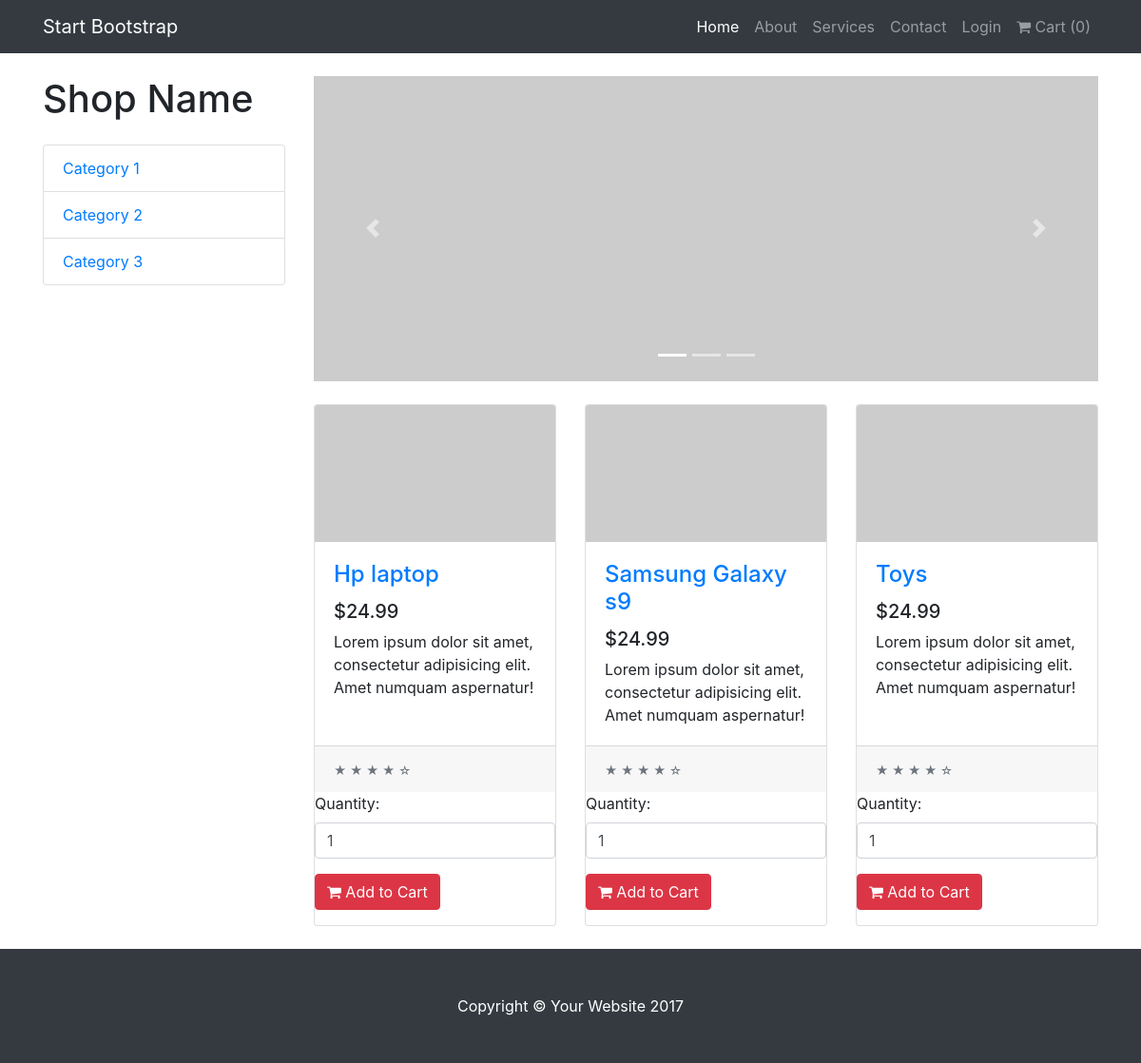
Before: / with the older database file.
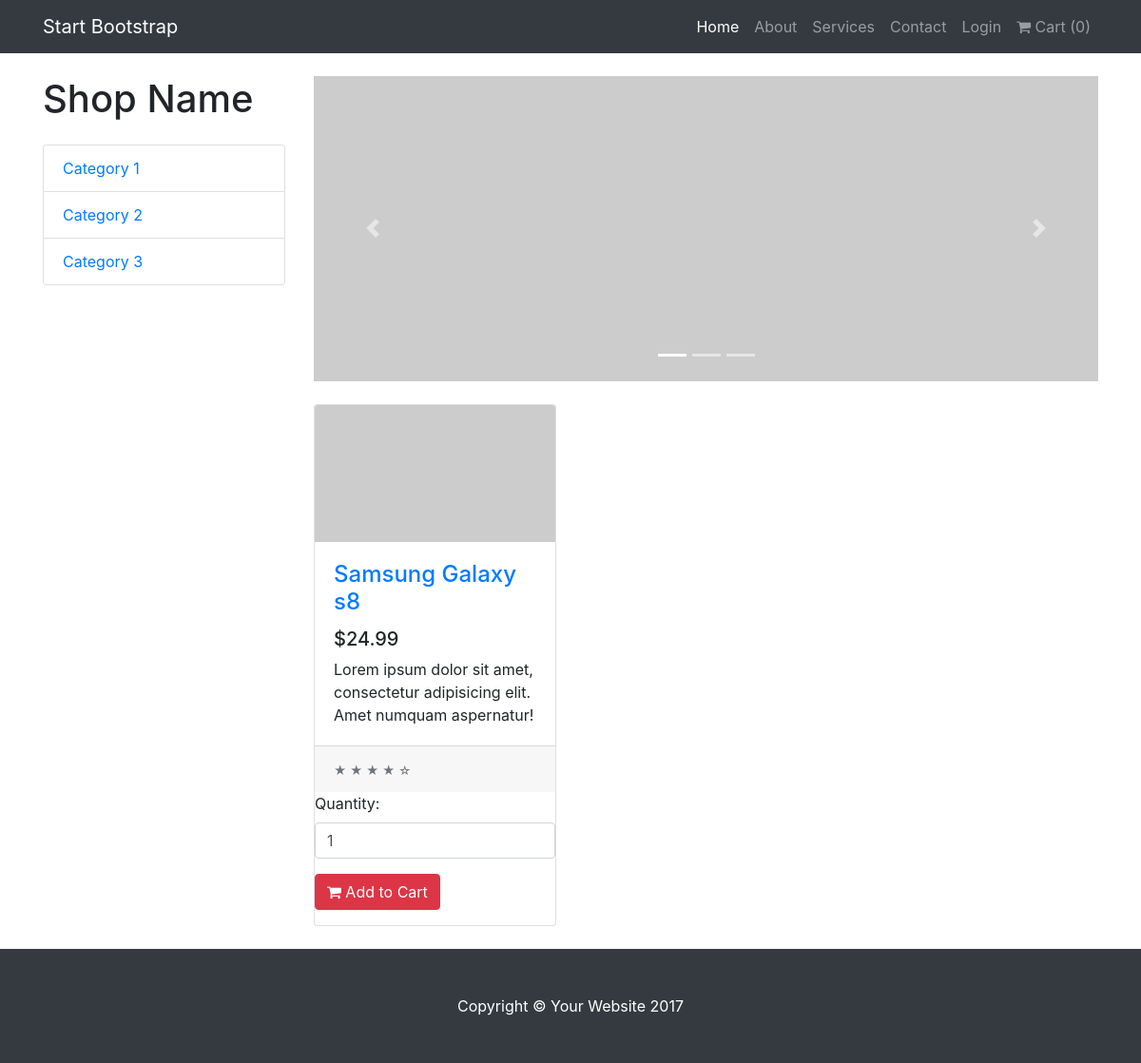
After: the same page with the newer database file.
### tables this page shows
CREATE TABLE `products` (
  `product_id` int(11) NOT NULL,
  `product_name` varchar(50) NOT NULL,
  `product_price` decimal(10,2) NOT NULL,
  `product_image` varchar(250) NOT NULL,
  `product_details` varchar(500) NOT NULL,
  `product_category` int(11) NOT NULL,
  `product_stock_in` int(11) NOT NULL,
  `product_status` tinyint(1) NOT NULL,
  `created_at` timestamp NOT NULL DEFAULT CURRENT_TIMESTAMP,
  `updated_at` timestamp NOT NULL DEFAULT CURRENT_TIMESTAMP
);

### index.php (the view, shortened to what this page needs)
<?php
require('backend/pages/connect.php');
?>
<!DOCTYPE html>
<html lang="en">
  <head>
    <link href="vendor/bootstrap/css/bootstrap.min.css" rel="stylesheet">
    <link href="css/shop-homepage.css" rel="stylesheet">
    <link href="https://maxcdn.bootstrapcdn.com/font-awesome/4.7.0/css/font-awesome.min.css" rel="stylesheet">
  </head>
  <body>
    <?php include('navbar.php'); ?>
    <div class="container">
      <div class="row">
        <div class="col-lg-3">
          <h1 class="my-4">Shop Name</h1>
          <div class="list-group">
            <a href="#" class="list-group-item">Category 1</a>
            <a href="#" class="list-group-item">Category 2</a>
            <a href="#" class="list-group-item">Category 3</a>
          </div>
        </div>
        <div class="col-lg-9">
          <div id="carouselExampleIndicators" class="carousel slide my-4" data-ride="carousel">
            <ol class="carousel-indicators">
              <li data-target="#carouselExampleIndicators" data-slide-to="0" class="active"></li>
              <li data-target="#carouselExampleIndicators" data-slide-to="1"></li>
              <li data-target="#carouselExampleIndicators" data-slide-to="2"></li>
            </ol>
            <div class="carousel-inner" role="listbox">
              <div class="carousel-item active">
                <img class="d-block img-fluid" src="http://placehold.it/900x350" alt="First slide">
              </div>
            </div>
            <a class="carousel-control-prev" href="#carouselExampleIndicators" role="button" data-slide="prev">
              <span class="carousel-control-prev-icon" aria-hidden="true"></span>
            </a>
            <a class="carousel-control-next" href="#carouselExampleIndicators" role="button" data-slide="next">
              <span class="carousel-control-next-icon" aria-hidden="true"></span>
            </a>
          </div>
          <div class="row">
            <?php
                                $sql = "SELECT products.*, categories.category_name FROM `products` INNER JOIN categories ON products.product_category = categories.catid ORDER BY products.product_name";
                                $res = mysqli_query($con, $sql);
                                $nums = mysqli_num_rows($res);
                                if($nums >0)
                                {
                                        while ($row = mysqli_fetch_assoc($res)) {
                                    ?>
                                         <div class="col-lg-4 col-md-6 mb-4">
                                          <div class="card h-100">
                                            <a href="#"><img class="card-img-top" src="http://placehold.it/700x400" alt=""></a>
                                            <div class="card-body">
                                              <h4 class="card-title">
                                                <a href="#"><?php echo $row['product_name']; ?></a>
                                              </h4>
                                              <h5>$24.99</h5>
                                              <p class="card-text">Lorem ipsum dolor sit amet, consectetur adipisicing elit. Amet numquam aspernatur!</p>
                                            </div>
                                            <div class="card-footer">
                                              <small class="text-muted">&#9733; &#9733; &#9733; &#9733; &#9734;</small>
                                            </div>
                                            <form>
                                                <div class="form-group">
                                                  <label>Quantity:</label>
                                                  <input type="number" value="1" class="form-control quantity" />
                                                </div>
                                                <div class="form-group">
                                                  <button class="btn btn-danger add-to-cart"><i class="fa fa-shopping-cart"></i> Add to Cart</button>
                                                </div>
                                              </form>
                                          </div>
                                        </div>
                                    <?php
                                  }
                                }
                                else
                                {
                                    echo "No record found";
                                }
                                ?>
          </div>
        </div>
      </div>
    </div>
     <?php include('footer.php'); ?>
  </body>
</html>

Changed rows visible on the page:
removed products: product_name "Hp laptop"
removed products: product_name "Toys"
changed products: product_name "Samsung Galaxy s9" → "Samsung Galaxy s8"
